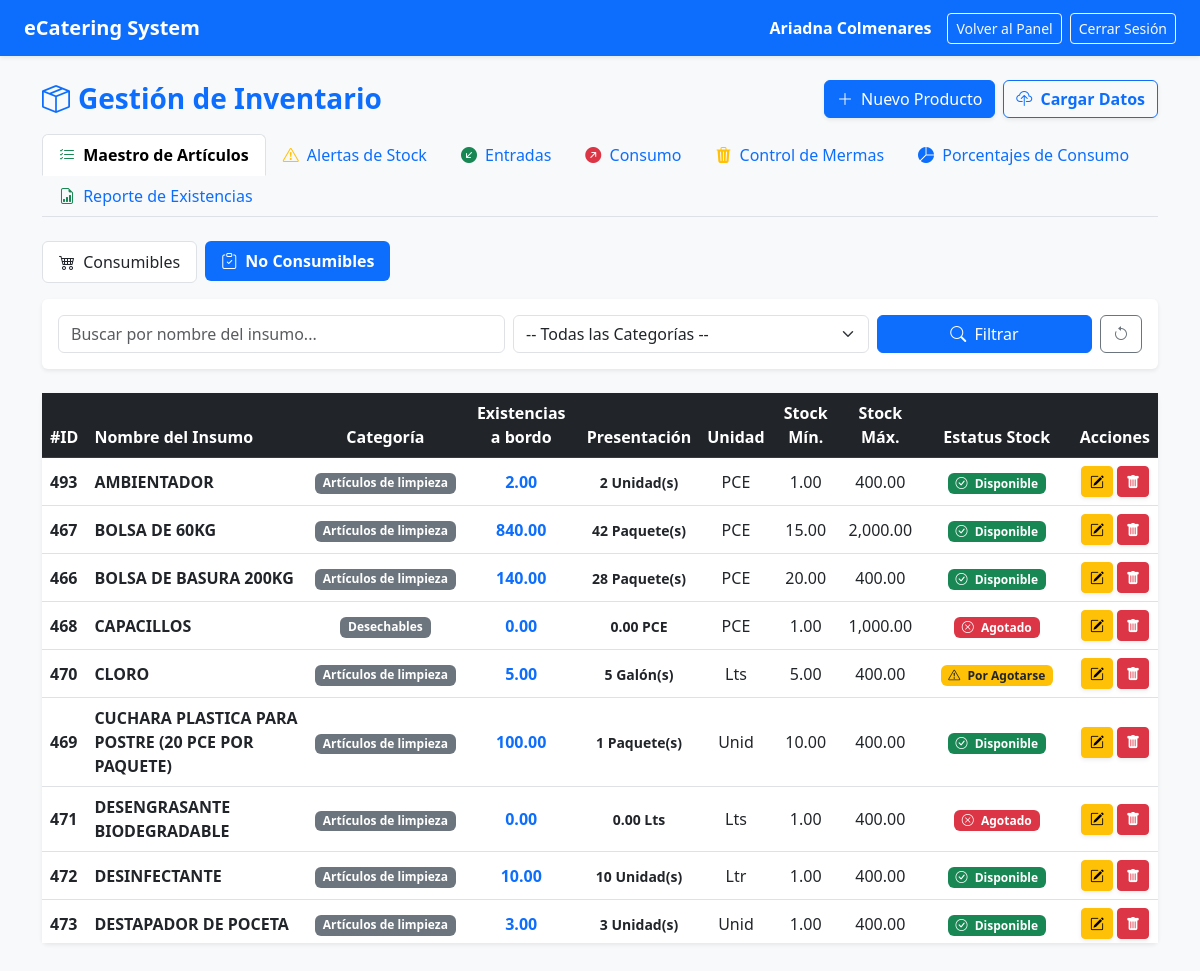
Page /inventario.php?sec=maestro&tipo_rubro=No Consumible (signed in) on the earlier database version.
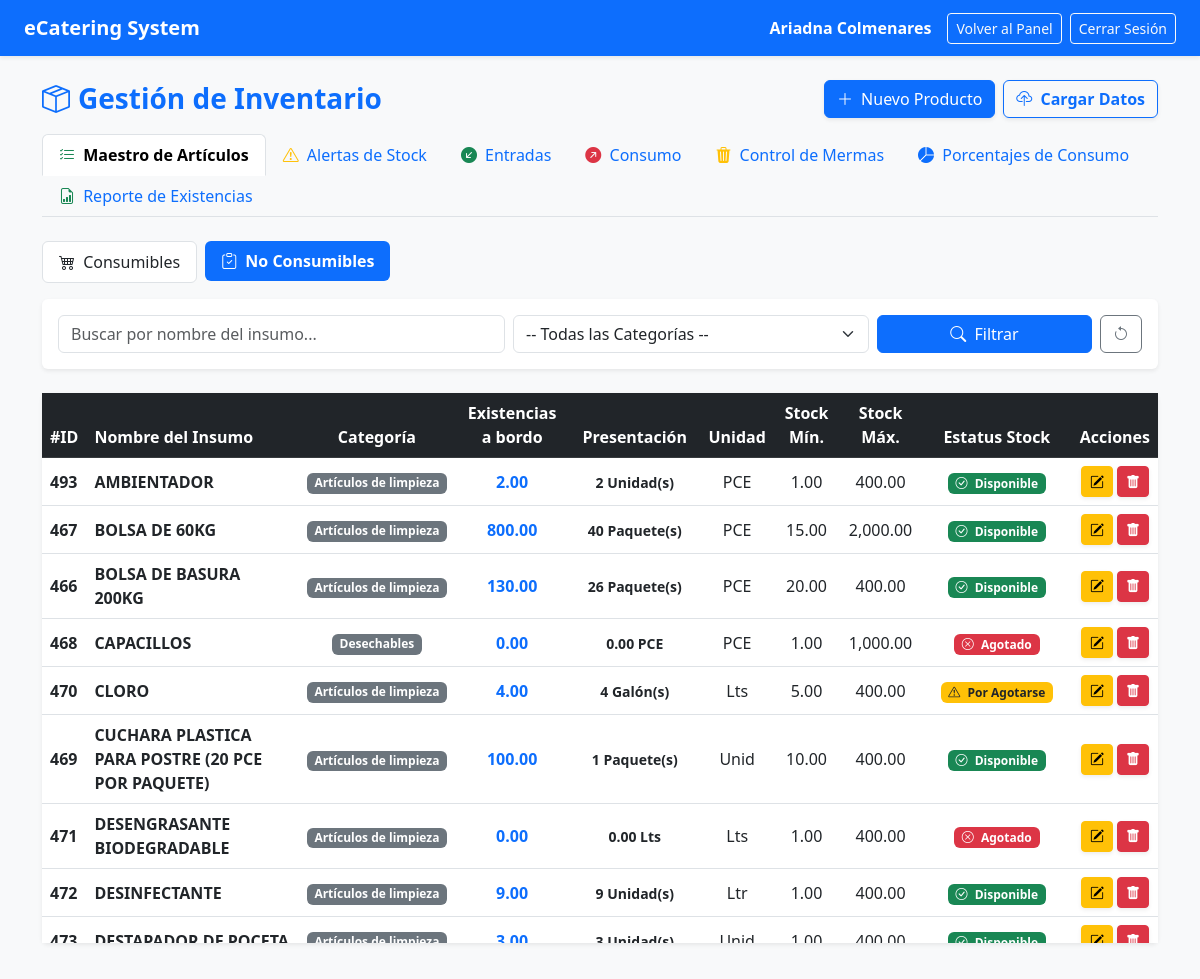
Same page on the later database version.
### tables this page shows
CREATE TABLE `inventario` (
  `id_producto` int(11) NOT NULL,
  `codigo_sku` varchar(30) DEFAULT NULL,
  `nombre_insumo` varchar(150) NOT NULL,
  `tipo_rubro` varchar(50) NOT NULL DEFAULT 'Consumible',
  `categoria` varchar(50) DEFAULT NULL,
  `cantidad` decimal(10,2) NOT NULL DEFAULT 0.00,
  `unidad_medida` varchar(20) NOT NULL,
  `unidad_empaque` varchar(50) DEFAULT 'Caja/Saco',
  `contenido_por_empaque` decimal(10,2) DEFAULT 1.00,
  `stock_minimo` decimal(10,2) DEFAULT 5.00,
  `stock_maximo` decimal(10,2) DEFAULT 0.00,
  `estado` varchar(50) NOT NULL DEFAULT 'Disponible',
  `id_usuario` int(11) NOT NULL DEFAULT 1
);

### inventario.php (the view, shortened to what this page needs)
<?php
require_once "config/conexion.php";
function calcularEstado($cantidad, $stock_minimo, $stock_maximo = 0) {
    $cantidad = floatval($cantidad);
    $stock_minimo = floatval($stock_minimo);
    $stock_maximo = floatval($stock_maximo);
    if ($cantidad <= 0) {
        return 'Agotado';
    } elseif ($cantidad <= $stock_minimo) {
        return 'Por Agotarse';
    } elseif ($stock_maximo > 0 && $cantidad > $stock_maximo) {
        return 'Sobreabastecido';
    } else {
        return 'Disponible';
    }
}
function obtenerPresentacion($cantidad, $unidad_base, $empaque, $contenido_empaque) {
    $contenido_empaque = floatval($contenido_empaque);
    if ($contenido_empaque > 0) {
        $empaques_completos = floor($cantidad / $contenido_empaque);
        $resto = $cantidad - ($empaques_completos * $contenido_empaque);
        if ($empaques_completos > 0) {
            $txt_resto = ($resto > 0) ? " (" . number_format($resto, 2) . " $unidad_base sueltos)" : "";
            return "<strong>$empaques_completos $empaque(s)</strong>$txt_resto";
        }
    }
    return number_format($cantidad, 2) . " " . $unidad_base;
}
$seccion = $_GET['sec'] ?? 'maestro';
$tipo_rubro_filtro = $_GET['tipo_rubro'] ?? 'Consumible';
$res_inv = null;
$res_estatus = $conexion->query("SELECT id_producto, cantidad, stock_minimo, stock_maximo FROM inventario");
if ($res_estatus) {
    while ($prod = $res_estatus->fetch_assoc()) {
        $stk_max = isset($prod['stock_maximo']) ? $prod['stock_maximo'] : 0;
        $nuevo_estado = calcularEstado($prod['cantidad'], $prod['stock_minimo'], $stk_max);
        $conexion->query("UPDATE inventario SET estado = '$nuevo_estado' WHERE id_producto = " . $prod['id_producto']);
    }
}
$buscar = $_GET['buscar'] ?? '';
if ($seccion == 'maestro') {
    $donde = "WHERE tipo_rubro = '$tipo_rubro_filtro'";
    $res_inv = $conexion->query("SELECT * FROM inventario $donde ORDER BY nombre_insumo ASC");
} elseif ($seccion == 'reporte') {
    $res_inv = $conexion->query("SELECT * FROM inventario ORDER BY tipo_rubro DESC, categoria DESC, nombre_insumo ASC");
} elseif ($seccion == 'resumen') {
    $res_inv = $conexion->query("SELECT * FROM inventario WHERE cantidad <= stock_minimo OR (stock_maximo > 0 AND cantidad > stock_maximo) ORDER BY cantidad ASC");
}
?>
<!DOCTYPE html>
<html lang="es">
<head>
    <link href="https://cdn.jsdelivr.net/npm/bootstrap@5.3.0/dist/css/bootstrap.min.css" rel="stylesheet">
    <link rel="stylesheet" href="https://cdn.jsdelivr.net/npm/bootstrap-icons@1.11.0/font/bootstrap-icons.css">
</head>
<body class="bg-light">
    <nav class="navbar navbar-expand-lg navbar-dark bg-primary px-4 shadow-sm">
        <a class="navbar-brand fw-bold" href="dashboard.php">eCatering System</a>
        <div class="ms-auto d-flex align-items-center text-white">
            <span class="me-3"><strong><?php echo $_SESSION['nombre']; ?></strong></span>
            <a href="dashboard.php" class="btn btn-outline-light btn-sm me-2">Volver al Panel</a>
            <a href="logout.php" class="btn btn-outline-light btn-sm">Cerrar Sesión</a>
        </div>
    </nav>
    <div class="container my-4">
        <div class="d-flex justify-content-between align-items-center mb-3">
            <h3 class="fw-bold text-primary mb-0"><i class="bi bi-box-seam me-2"></i>Gestión de Inventario</h3>
            <div class="d-flex gap-2">
                <button class="btn btn-primary shadow-sm" data-bs-toggle="modal" data-bs-target="#modalNuevoInsumo">
                    <i class="bi bi-plus-lg me-1"></i> Nuevo Producto
                </button>
                <a href="carga_masiva.php" class="btn btn-outline-primary fw-bold shadow-sm">
                    <i class="bi bi-cloud-upload me-1"></i> Cargar Datos
                </a>
            </div>
        </div>
        <ul class="nav nav-tabs mb-4">
            <li class="nav-item">
                <a class="nav-link <?php echo ($seccion == 'maestro') ? 'active fw-bold' : ''; ?>" href="inventario.php?sec=maestro">
                    <i class="bi bi-list-check text-success me-1"></i> Maestro de Artículos
                </a>
            </li>
            <li class="nav-item">
                <a class="nav-link <?php echo ($seccion == 'resumen') ? 'active fw-bold' : ''; ?>" href="inventario.php?sec=resumen">
                    <i class="bi bi-exclamation-triangle text-warning me-1"></i> Alertas de Stock
                </a>
            </li>
            <li class="nav-item">
                <a class="nav-link <?php echo ($seccion == 'entradas') ? 'active fw-bold' : ''; ?>" href="inventario.php?sec=entradas">
                    <i class="bi bi-arrow-down-left-circle-fill text-success me-1"></i> Entradas
                </a>
            </li>
            <li class="nav-item">
                <a class="nav-link <?php echo ($seccion == 'salidas') ? 'active fw-bold' : ''; ?>" href="inventario.php?sec=salidas">
                    <i class="bi bi-arrow-up-right-circle-fill text-danger me-1"></i> Consumo
                </a>
            </li>
            <li class="nav-item">
                <a class="nav-link <?php echo ($seccion == 'mermas') ? 'active fw-bold' : ''; ?>" href="inventario.php?sec=mermas">
                    <i class="bi bi-trash3-fill text-warning me-1"></i> Control de Mermas
                </a>
            </li>
            <li class="nav-item">
                <a class="nav-link <?php echo ($seccion == 'estadisticas') ? 'active fw-bold' : ''; ?>" href="inventario.php?sec=estadisticas">
                    <i class="bi bi-pie-chart-fill text-primary me-1"></i> Porcentajes de Consumo
                </a>
            </li>
            <li class="nav-item">
                <a class="nav-link <?php echo ($seccion == 'reporte') ? 'active fw-bold' : ''; ?>" href="inventario.php?sec=reporte">
                    <i class="bi bi-file-earmark-bar-graph text-success me-1"></i> Reporte de Existencias
                </a>
            </li>
        </ul>
        <?php if ($seccion == 'maestro'): ?>
            <ul class="nav nav-pills mb-3">
                <li class="nav-item me-2">
                    <a class="nav-link <?php echo ($tipo_rubro_filtro == 'Consumible') ? 'active fw-bold bg-success text-white' : 'bg-white text-dark border'; ?>"
                       href="inventario.php?sec=maestro&tipo_rubro=Consumible">
                        <i class="bi bi-cart4 me-1"></i> Consumibles
                    </a>
                </li>
                <li class="nav-item">
                    <a class="nav-link <?php echo ($tipo_rubro_filtro == 'No Consumible') ? 'active fw-bold bg-primary text-white' : 'bg-white text-dark border'; ?>"
                       href="inventario.php?sec=maestro&tipo_rubro=No%20Consumible">
                        <i class="bi bi-clipboard-check me-1"></i> No Consumibles
                    </a>
                </li>
            </ul>
            <div class="card border-0 shadow-sm mb-4">
                <div class="card-body">
                    <form method="GET" action="inventario.php" class="row g-2 align-items-center">
                        <div class="col-md-5">
                            <input type="text" name="buscar" class="form-control" placeholder="Buscar por nombre del insumo..." value="<?php echo htmlspecialchars($buscar); ?>">
                        </div>
                        <div class="col-md-4">
                            <select name="categoria" class="form-select">
                                <option value="">-- Todas las Categorías --</option>
                            </select>
                        </div>
                        <div class="col-md-3 d-flex gap-2">
                            <button type="submit" class="btn btn-primary w-100"><i class="bi bi-search me-1"></i> Filtrar</button>
                            <a href="inventario.php?sec=maestro&tipo_rubro=<?php echo $tipo_rubro_filtro; ?>" class="btn btn-outline-secondary" title="Limpiar Filtros"><i class="bi bi-arrow-counterclockwise"></i></a>
                        </div>
                    </form>
                </div>
            </div>
            <div class="card border-0 shadow-sm">
                <div class="card-body p-0">
                    <div class="table-responsive" style="max-height: 550px; overflow-y: auto;">
                        <table class="table table-hover align-middle mb-0">
                            <thead class="table-dark sticky-top">
                                <tr>
                                    <th>#ID</th>
                                    <th>Nombre del Insumo</th>
                                    <th class="text-center">Categoría</th>
                                    <th class="text-center">Existencias a bordo</th>
                                    <th class="text-center">Presentación</th>
                                    <th class="text-center">Unidad</th>
                                    <th class="text-center">Stock Mín.</th>
                                    <th class="text-center">Stock Máx.</th>
                                    <th class="text-center">Estatus Stock</th>
                                    <th class="text-center">Acciones</th>
                                </tr>
                            </thead>
                            <tbody>
                                <?php if ($res_inv && $res_inv->num_rows > 0): ?>
                                    <?php while ($row = $res_inv->fetch_assoc()): ?>
                                        <tr>
                                            <td><strong><?php echo $row['id_producto']; ?></strong></td>
                                            <td class="fw-bold"><?php echo htmlspecialchars($row['nombre_insumo']); ?></td>
                                            <td class="text-center"><span class="badge bg-secondary"><?php echo htmlspecialchars($row['categoria']); ?></span></td>
                                            <td class="text-center fs-6 fw-bold text-primary"><?php echo number_format($row['cantidad'], 2); ?></td>
                                            <td class="text-center"><small class="text-dark fw-semibold"><?php echo obtenerPresentacion($row['cantidad'], $row['unidad_medida'], $row['unidad_empaque'] ?? 'Empaques', $row['contenido_por_empaque'] ?? 1); ?></small></td>
                                            <td class="text-center"><?php echo htmlspecialchars($row['unidad_medida']); ?></td>
                                            <td class="text-center"><?php echo number_format($row['stock_minimo'], 2); ?></td>
                                            <td class="text-center"><?php echo number_format($row['stock_maximo'] ?? 0, 2); ?></td>
                                            <td class="text-center">
                                                <?php if ($row['estado'] === 'Disponible'): ?>
                                                    <span class="badge bg-success"><i class="bi bi-check-circle me-1"></i> Disponible</span>
                                                <?php elseif ($row['estado'] === 'Por Agotarse'): ?>
                                                    <span class="badge bg-warning text-dark"><i class="bi bi-exclamation-triangle me-1"></i> Por Agotarse</span>
                                                <?php elseif ($row['estado'] === 'Sobreabastecido'): ?>
                                                    <span class="badge bg-info text-dark"><i class="bi bi-arrow-up-circle me-1"></i> Sobreabastecido</span>
                                                <?php else: ?>
                                                    <span class="badge bg-danger"><i class="bi bi-x-circle me-1"></i> Agotado</span>
                                                <?php endif; ?>
                                            </td>
                                            <td class="text-center">
                                                <div class="d-flex justify-content-center gap-1">
                                                    <button class="btn btn-warning btn-sm fw-bold shadow-sm"
                                                            data-bs-toggle="modal"
                                                            data-bs-target="#modalEditarInsumo"
                                                            data-id="<?php echo $row['id_producto']; ?>"
                                                            data-nombre="<?php echo htmlspecialchars($row['nombre_insumo']); ?>"
                                                            data-tiporubro="<?php echo htmlspecialchars($row['tipo_rubro'] ?? 'Consumible'); ?>"
                                                            data-categoria="<?php echo htmlspecialchars($row['categoria']); ?>"
                                                            data-cantidad="<?php echo $row['cantidad']; ?>"
                                                            data-unidad="<?php echo htmlspecialchars($row['unidad_medida']); ?>"
                                                            data-empaque="<?php echo htmlspecialchars($row['unidad_empaque'] ?? 'Saco'); ?>"
                                                            data-contenido="<?php echo $row['contenido_por_empaque'] ?? 1; ?>"
                                                            data-stock="<?php echo $row['stock_minimo']; ?>"
                                                            data-stockmax="<?php echo $row['stock_maximo'] ?? 0; ?>">
                                                        <i class="bi bi-pencil-square"></i>
                                                    </button>
                                                    <a href="inventario.php?eliminar=<?php echo $row['id_producto']; ?>"
                                                       class="btn btn-danger btn-sm shadow-sm"
                                                       onclick="return confirm('¿Estás segura de que deseas eliminar este insumo?');"
                                                       title="Eliminar Insumo">
                                                        <i class="bi bi-trash-fill"></i>
                                                    </a>
                                                </div>
                                            </td>
                                        </tr>
                                    <?php endwhile; ?>
                                <?php else: ?>
                                    <tr><td colspan="10" class="text-center text-muted py-4">No hay productos registrados en esta categoría.</td></tr>
                                <?php endif; ?>
                            </tbody>
                        </table>
                    </div>
                </div>
            </div>
        <?php endif; ?>
    </div>
</body>
</html>

Differences in the rows shown:
changed inventario "BOLSA DE 60KG": cantidad "840.00" → "800.00"; empaques_completos "42" → "40"
changed inventario "BOLSA DE BASURA 200KG": cantidad "140.00" → "130.00"; empaques_completos "28" → "26"
changed inventario "CLORO": cantidad "5.00" → "4.00"; empaques_completos "5" → "4"
changed inventario "DESINFECTANTE": cantidad "10.00" → "9.00"; empaques_completos "10" → "9"
